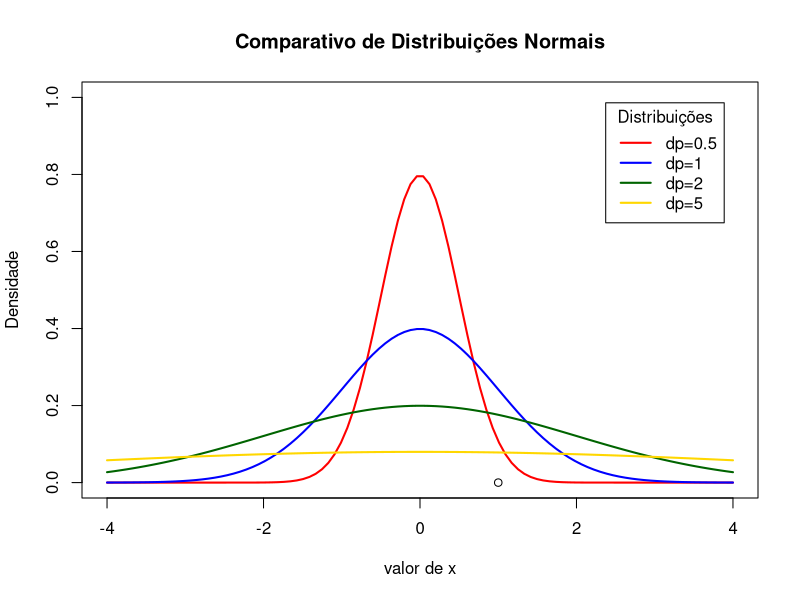

The R source for this figure:
## ---- chunk 1
x <- seq(-4, 4, length = 100)

dps <- c(0.5, 1, 2, 5)
colors <- c("red", "blue", "darkgreen", "gold", "purple")
labels <- c("dp=0.5", "dp=1", "dp=2", "dp=5")

plot(0, xlab="valor de x",
  ylab="Densidade",
  main="Comparativo de Distribuições Normais",
  xlim = c(-4, 4),
  ylim = c(0, 1))

for (i in 1:4){
  lines(x, dnorm(x, mean = 0, sd = dps[i]), lwd=2, col=colors[i])
}

legend("topright", inset=.05, title="Distribuições",
  labels, lwd=2, lty=c(1, 1, 1, 1, 2), col=colors)
